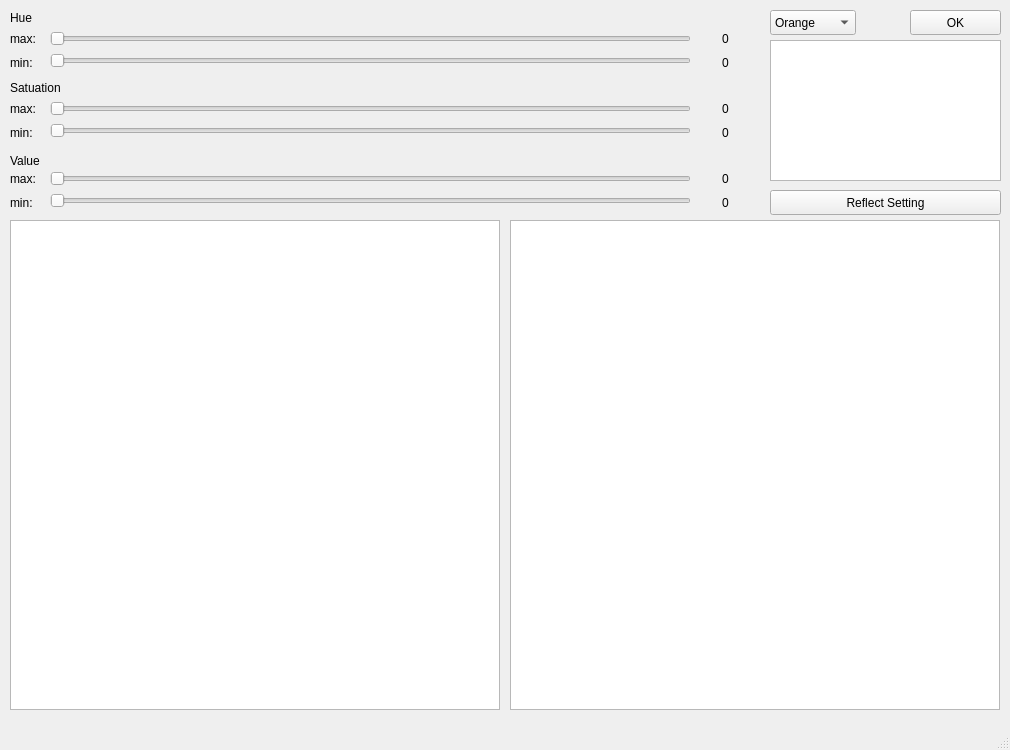
<?xml version="1.0" encoding="UTF-8"?>
<ui version="4.0">
 <class>MainWindow</class>
 <widget class="QMainWindow" name="MainWindow">
  <property name="geometry">
   <rect>
    <x>0</x>
    <y>0</y>
    <width>1010</width>
    <height>750</height>
   </rect>
  </property>
  <property name="windowTitle">
   <string>MainWindow</string>
  </property>
  <property name="whatsThis">
   <string/>
  </property>
  <property name="inputMethodHints">
   <set>Qt::ImhNone</set>
  </property>
  <property name="documentMode">
   <bool>false</bool>
  </property>
  <property name="dockNestingEnabled">
   <bool>false</bool>
  </property>
  <property name="dockOptions">
   <set>QMainWindow::AllowTabbedDocks|QMainWindow::AnimatedDocks</set>
  </property>
  <property name="unifiedTitleAndToolBarOnMac">
   <bool>false</bool>
  </property>
  <widget class="QWidget" name="centralwidget">
   <widget class="QGraphicsView" name="graphicsView">
    <property name="geometry">
     <rect>
      <x>10</x>
      <y>220</y>
      <width>490</width>
      <height>490</height>
     </rect>
    </property>
   </widget>
   <widget class="QGraphicsView" name="graphicsView_2">
    <property name="geometry">
     <rect>
      <x>510</x>
      <y>220</y>
      <width>490</width>
      <height>490</height>
     </rect>
    </property>
   </widget>
   <widget class="QComboBox" name="comboBox">
    <property name="geometry">
     <rect>
      <x>770</x>
      <y>10</y>
      <width>86</width>
      <height>25</height>
     </rect>
    </property>
    <item>
     <property name="text">
      <string>Orange</string>
     </property>
    </item>
    <item>
     <property name="text">
      <string>Blue</string>
     </property>
    </item>
    <item>
     <property name="text">
      <string>Yellow</string>
     </property>
    </item>
   </widget>
   <widget class="QTextBrowser" name="system_info">
    <property name="geometry">
     <rect>
      <x>770</x>
      <y>40</y>
      <width>231</width>
      <height>141</height>
     </rect>
    </property>
   </widget>
   <widget class="QWidget" name="verticalLayoutWidget">
    <property name="geometry">
     <rect>
      <x>50</x>
      <y>30</y>
      <width>641</width>
      <height>41</height>
     </rect>
    </property>
    <layout class="QVBoxLayout" name="verticalLayout">
     <item>
      <widget class="QSlider" name="Hue_max">
       <property name="mouseTracking">
        <bool>false</bool>
       </property>
       <property name="maximum">
        <number>255</number>
       </property>
       <property name="orientation">
        <enum>Qt::Horizontal</enum>
       </property>
      </widget>
     </item>
     <item>
      <widget class="QSlider" name="Hue_min">
       <property name="maximum">
        <number>255</number>
       </property>
       <property name="orientation">
        <enum>Qt::Horizontal</enum>
       </property>
      </widget>
     </item>
    </layout>
   </widget>
   <widget class="QWidget" name="verticalLayoutWidget_2">
    <property name="geometry">
     <rect>
      <x>50</x>
      <y>100</y>
      <width>641</width>
      <height>41</height>
     </rect>
    </property>
    <layout class="QVBoxLayout" name="verticalLayout_2">
     <item>
      <widget class="QSlider" name="Satuation_max">
       <property name="maximum">
        <number>255</number>
       </property>
       <property name="orientation">
        <enum>Qt::Horizontal</enum>
       </property>
      </widget>
     </item>
     <item>
      <widget class="QSlider" name="Satuation_min">
       <property name="maximum">
        <number>255</number>
       </property>
       <property name="orientation">
        <enum>Qt::Horizontal</enum>
       </property>
      </widget>
     </item>
    </layout>
   </widget>
   <widget class="QPushButton" name="pushButton">
    <property name="geometry">
     <rect>
      <x>910</x>
      <y>10</y>
      <width>91</width>
      <height>25</height>
     </rect>
    </property>
    <property name="text">
     <string>OK</string>
    </property>
   </widget>
   <widget class="QPushButton" name="pushButton_2">
    <property name="geometry">
     <rect>
      <x>770</x>
      <y>190</y>
      <width>231</width>
      <height>25</height>
     </rect>
    </property>
    <property name="text">
     <string>Reflect Setting</string>
    </property>
   </widget>
   <widget class="QWidget" name="verticalLayoutWidget_4">
    <property name="geometry">
     <rect>
      <x>10</x>
      <y>170</y>
      <width>41</width>
      <height>42</height>
     </rect>
    </property>
    <layout class="QVBoxLayout" name="verticalLayout_4">
     <item>
      <widget class="QLabel" name="label">
       <property name="text">
        <string>max:</string>
       </property>
      </widget>
     </item>
     <item>
      <widget class="QLabel" name="label_9">
       <property name="text">
        <string>min:</string>
       </property>
      </widget>
     </item>
    </layout>
   </widget>
   <widget class="QWidget" name="verticalLayoutWidget_5">
    <property name="geometry">
     <rect>
      <x>10</x>
      <y>100</y>
      <width>41</width>
      <height>42</height>
     </rect>
    </property>
    <layout class="QVBoxLayout" name="verticalLayout_5">
     <item>
      <widget class="QLabel" name="label_6">
       <property name="text">
        <string>max:</string>
       </property>
      </widget>
     </item>
     <item>
      <widget class="QLabel" name="label_7">
       <property name="text">
        <string>min:</string>
       </property>
      </widget>
     </item>
    </layout>
   </widget>
   <widget class="QWidget" name="verticalLayoutWidget_6">
    <property name="geometry">
     <rect>
      <x>10</x>
      <y>30</y>
      <width>41</width>
      <height>42</height>
     </rect>
    </property>
    <layout class="QVBoxLayout" name="verticalLayout_6">
     <item>
      <widget class="QLabel" name="label_4">
       <property name="text">
        <string>max:</string>
       </property>
      </widget>
     </item>
     <item>
      <widget class="QLabel" name="label_5">
       <property name="text">
        <string>min:</string>
       </property>
      </widget>
     </item>
    </layout>
   </widget>
   <widget class="QLabel" name="label_10">
    <property name="geometry">
     <rect>
      <x>10</x>
      <y>150</y>
      <width>61</width>
      <height>21</height>
     </rect>
    </property>
    <property name="text">
     <string>Value</string>
    </property>
   </widget>
   <widget class="QWidget" name="verticalLayoutWidget_3">
    <property name="geometry">
     <rect>
      <x>50</x>
      <y>170</y>
      <width>641</width>
      <height>41</height>
     </rect>
    </property>
    <layout class="QVBoxLayout" name="verticalLayout_3">
     <item>
      <widget class="QSlider" name="Value_max">
       <property name="maximum">
        <number>255</number>
       </property>
       <property name="orientation">
        <enum>Qt::Horizontal</enum>
       </property>
      </widget>
     </item>
     <item>
      <widget class="QSlider" name="Value_min">
       <property name="focusPolicy">
        <enum>Qt::ClickFocus</enum>
       </property>
       <property name="whatsThis">
        <string/>
       </property>
       <property name="maximum">
        <number>255</number>
       </property>
       <property name="value">
        <number>0</number>
       </property>
       <property name="tracking">
        <bool>true</bool>
       </property>
       <property name="orientation">
        <enum>Qt::Horizontal</enum>
       </property>
       <property name="invertedAppearance">
        <bool>false</bool>
       </property>
       <property name="invertedControls">
        <bool>false</bool>
       </property>
       <property name="tickPosition">
        <enum>QSlider::NoTicks</enum>
       </property>
       <property name="tickInterval">
        <number>5</number>
       </property>
      </widget>
     </item>
    </layout>
   </widget>
   <widget class="QWidget" name="verticalLayoutWidget_7">
    <property name="geometry">
     <rect>
      <x>690</x>
      <y>170</y>
      <width>71</width>
      <height>42</height>
     </rect>
    </property>
    <layout class="QVBoxLayout" name="verticalLayout_7">
     <item>
      <widget class="QLabel" name="Val_max_value">
       <property name="text">
        <string>0</string>
       </property>
       <property name="alignment">
        <set>Qt::AlignCenter</set>
       </property>
      </widget>
     </item>
     <item>
      <widget class="QLabel" name="Val_min_value">
       <property name="text">
        <string>0</string>
       </property>
       <property name="alignment">
        <set>Qt::AlignCenter</set>
       </property>
      </widget>
     </item>
    </layout>
   </widget>
   <widget class="QLabel" name="label_8">
    <property name="geometry">
     <rect>
      <x>10</x>
      <y>80</y>
      <width>71</width>
      <height>16</height>
     </rect>
    </property>
    <property name="text">
     <string>Satuation</string>
    </property>
   </widget>
   <widget class="QLabel" name="label_3">
    <property name="geometry">
     <rect>
      <x>10</x>
      <y>10</y>
      <width>61</width>
      <height>16</height>
     </rect>
    </property>
    <property name="text">
     <string>Hue</string>
    </property>
   </widget>
   <widget class="QWidget" name="verticalLayoutWidget_8">
    <property name="geometry">
     <rect>
      <x>690</x>
      <y>100</y>
      <width>71</width>
      <height>42</height>
     </rect>
    </property>
    <layout class="QVBoxLayout" name="verticalLayout_8">
     <item>
      <widget class="QLabel" name="Sat_max_value">
       <property name="text">
        <string>0</string>
       </property>
       <property name="alignment">
        <set>Qt::AlignCenter</set>
       </property>
      </widget>
     </item>
     <item>
      <widget class="QLabel" name="Sat_min_value">
       <property name="text">
        <string>0</string>
       </property>
       <property name="alignment">
        <set>Qt::AlignCenter</set>
       </property>
      </widget>
     </item>
    </layout>
   </widget>
   <widget class="QWidget" name="verticalLayoutWidget_9">
    <property name="geometry">
     <rect>
      <x>690</x>
      <y>30</y>
      <width>71</width>
      <height>42</height>
     </rect>
    </property>
    <layout class="QVBoxLayout" name="verticalLayout_9">
     <item>
      <widget class="QLabel" name="Hue_max_value">
       <property name="text">
        <string>0</string>
       </property>
       <property name="alignment">
        <set>Qt::AlignCenter</set>
       </property>
      </widget>
     </item>
     <item>
      <widget class="QLabel" name="Hue_min_value">
       <property name="text">
        <string>0</string>
       </property>
       <property name="alignment">
        <set>Qt::AlignCenter</set>
       </property>
      </widget>
     </item>
    </layout>
   </widget>
  </widget>
  <widget class="QStatusBar" name="statusbar"/>
  <action name="actionOrange">
   <property name="text">
    <string>Orange</string>
   </property>
  </action>
  <action name="actionBlue">
   <property name="text">
    <string>Blue</string>
   </property>
  </action>
  <action name="actionYellow">
   <property name="text">
    <string>Yellow</string>
   </property>
  </action>
 </widget>
 <resources/>
 <connections>
  <connection>
   <sender>pushButton</sender>
   <signal>clicked()</signal>
   <receiver>MainWindow</receiver>
   <slot>change_value()</slot>
   <hints>
    <hint type="sourcelabel">
     <x>930</x>
     <y>19</y>
    </hint>
    <hint type="destinationlabel">
     <x>538</x>
     <y>23</y>
    </hint>
   </hints>
  </connection>
  <connection>
   <sender>comboBox</sender>
   <signal>activated(QString)</signal>
   <receiver>MainWindow</receiver>
   <slot>change_object()</slot>
   <hints>
    <hint type="sourcelabel">
     <x>790</x>
     <y>34</y>
    </hint>
    <hint type="destinationlabel">
     <x>403</x>
     <y>76</y>
    </hint>
   </hints>
  </connection>
  <connection>
   <sender>pushButton_2</sender>
   <signal>clicked()</signal>
   <receiver>MainWindow</receiver>
   <slot>write_file()</slot>
   <hints>
    <hint type="sourcelabel">
     <x>989</x>
     <y>206</y>
    </hint>
    <hint type="destinationlabel">
     <x>753</x>
     <y>147</y>
    </hint>
   </hints>
  </connection>
 </connections>
 <slots>
  <slot>write_file()</slot>
  <slot>change_object()</slot>
  <slot>change_value()</slot>
 </slots>
</ui>
